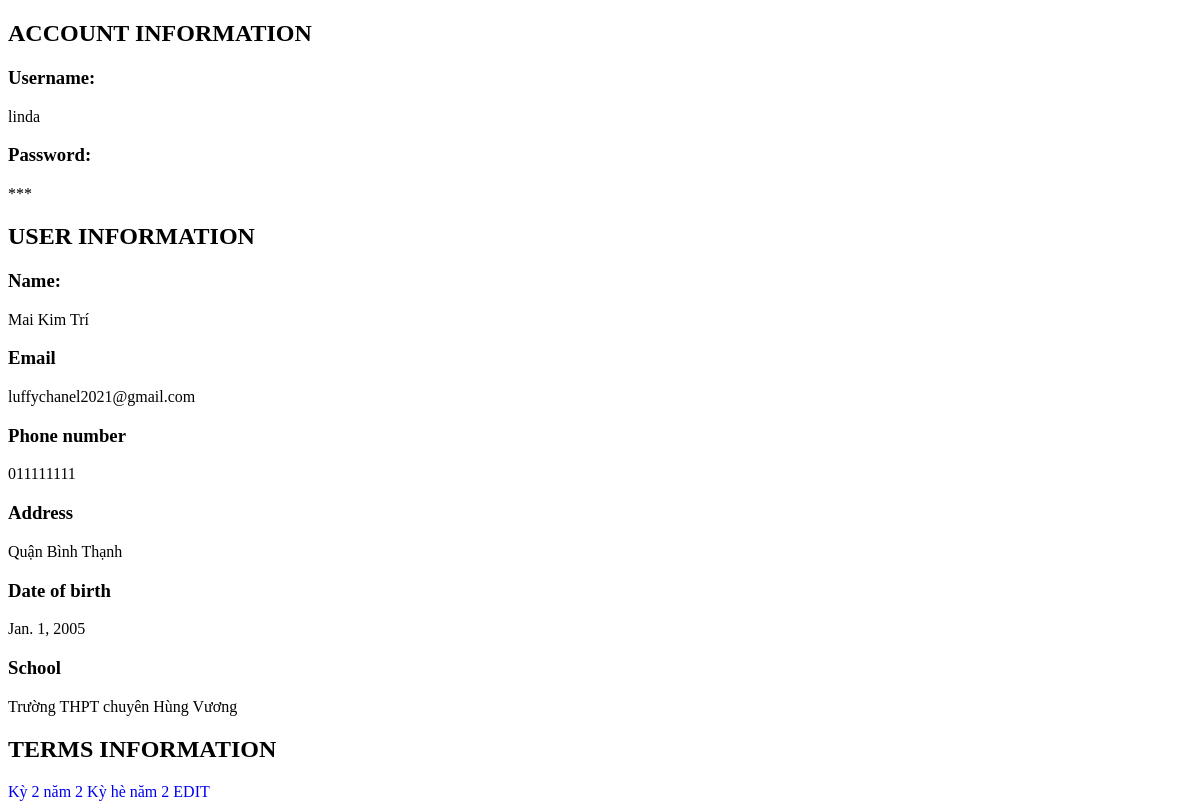
Page /manage/userInformation/id=1/ on the committed database.
### main_site/models.py (models this page shows, shortened)
class User(models.Model):
    username = models.CharField(max_length=30, unique=True, verbose_name='Tên đăng nhập')
    password = models.CharField(max_length=100, verbose_name='Mật khẩu')
    balance = models.IntegerField(verbose_name="Balance", default=0, null=True, blank=True)
    def getStartPassword(self):
        return len(self.password)*'*'

class UserInfo(models.Model):
    name = models.CharField(max_length=50, verbose_name='Họ và tên')
    email = models.EmailField(unique=True, null=True, verbose_name='Email')
    phoneNumber = models.CharField(max_length=15, null=True, verbose_name='Số điện thoại')
    address = models.CharField(max_length=255, null=True, verbose_name='Địa chỉ')
    dob = models.DateField(verbose_name='Ngày sinh', null=True)
    school = models.CharField(max_length=50, null=True, verbose_name='Thông tin trường học')
    user = models.OneToOneField(User, on_delete=models.CASCADE, related_name='info', verbose_name='Tài khoản người dùng')

class Term(models.Model):
    name = models.CharField(max_length=50, verbose_name='Tên kỳ học')
    startDate = models.DateField(verbose_name='Ngày bắt đầu')
    endDate = models.DateField(verbose_name='Ngày kết thúc', null=True, blank=True)
    totalOfMonths = models.IntegerField(verbose_name='Tổng số tháng dự kiến cho học kỳ')
    user = models.ForeignKey(User,on_delete=models.CASCADE,verbose_name='Thông tin người dùng')

### main_site/views.py (the view)
# urls.py: path('manage/userInformation/id=<int:userId>/', views.getUserInformation, name="userInformation"),
def getUserInformation(request, userId):
    user = User.objects.filter(id=userId).first()
    user_inf = UserInfo.objects.filter(user=user).first()
    terms = Term.objects.filter(user=user)
    context = {
        'user': user,
        'userInfo': user_inf,
        'terms': terms
    }
    return render(request, 'manage/userInformation.html', context)

### main_site/templates/manage/userInformation.html (shortened to what this page needs)
{% extends "base/base.html" %}
{% load static %}
{% block content %}
<h2 >ACCOUNT INFORMATION</h2>
<div id="username">
    <h3>Username:</h3>
    <p>{{user.username}}</p>
</div>
<div id="password">
    <h3>Password:</h3>
    <p>{{user.getStartPassword}}</p>
</div>
<h2 >USER INFORMATION</h2>
<div id="name">
    <h3 >Name: </h3>
    <p> {{userInfo.name}} </p>
</div>
<div id="email">
    <h3 >Email</h3>
    <p > {{userInfo.email}} </p>
</div>
<div id="phoneNumber">
    <h3 >Phone number</h3>
    <p > {{userInfo.phoneNumber}} </p>
</div>
<div id="address">
    <h3 >Address</h3>
    <p > {{userInfo.address}} </p>
</div>
<div id="dob">
    <h3 >Date of birth</h3>
    <p > {{userInfo.dob}} </p>
</div>
<div id="school">
    <h3 >School</h3>
    <p > {{userInfo.school}} </p>
</div>
<h2 >TERMS INFORMATION</h2>
{% for term in terms %}
<a href="{% url "manageTerm" termId=term.id %}"> {{term.name}} </a>
{% endfor %}
<a href="{% url "editUserInformation" userId=user.id %}"> EDIT </a>
{% endblock content %}

### static/css/base.css (style rules this page uses)
a { text-decoration: none !important; }

### rows in the picture
User: username "linda", getStartPassword "***"
UserInfo: name "Mai Kim Trí", email "luffychanel2021@gmail.com", phoneNumber "011111111", address "Quận Bình Thạnh", dob "Jan. 1, 2005", school "Trường THPT chuyên Hùng Vương"
Term: name "Kỳ 2 năm 2"
Term: name "Kỳ hè năm 2"
